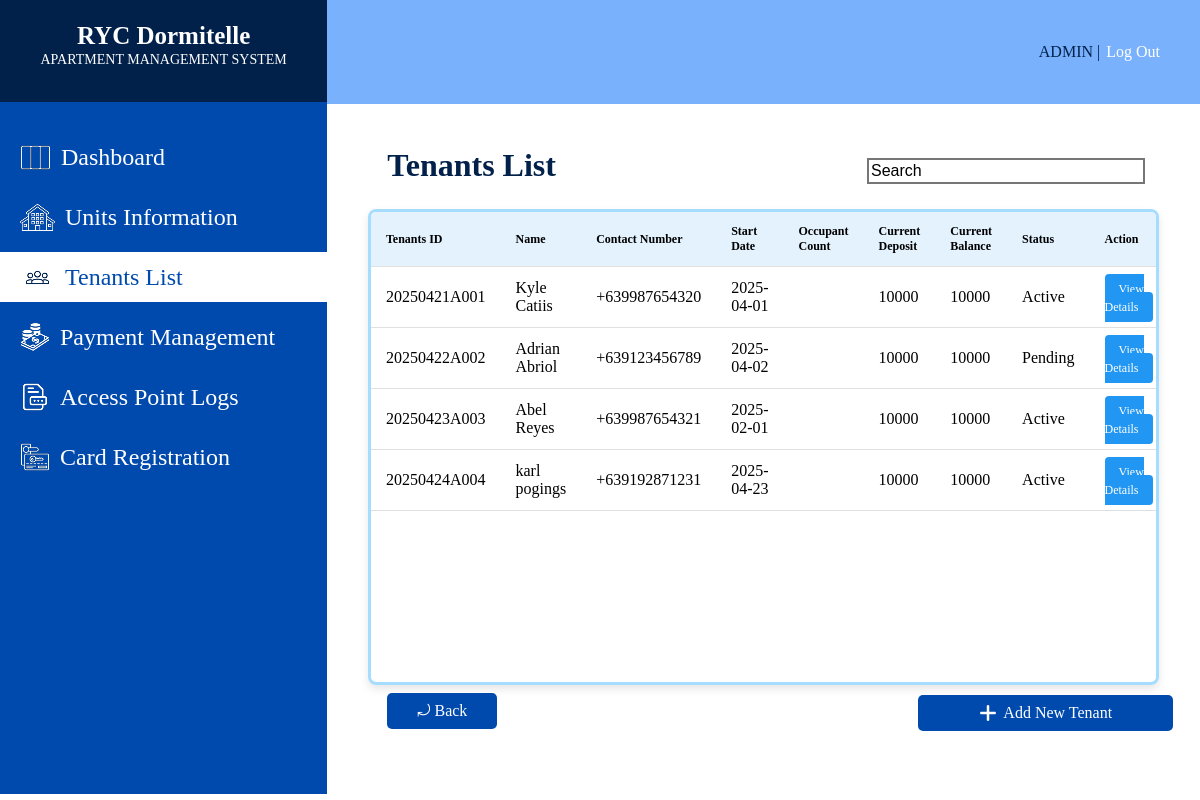
Page /TENANTSLIST.php on the earlier database version.
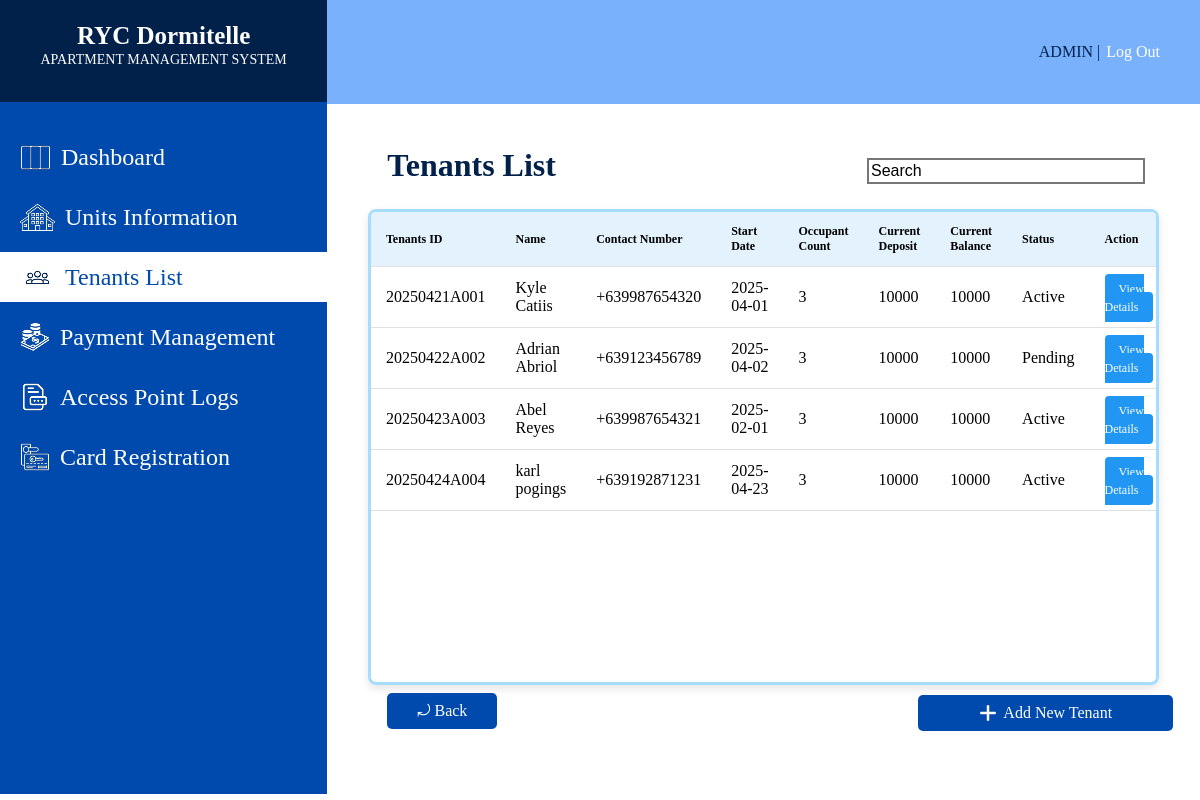
Same page on the later database version.
### tables this page shows
CREATE TABLE `tenants` (
  `tenant_ID` varchar(12) NOT NULL,
  `tenant_name` varchar(15) NOT NULL,
  `contact_number` varchar(13) NOT NULL,
  `email` varchar(30) NOT NULL,
  `emergency_contact_name` varchar(25) NOT NULL,
  `emergency_contact_num` varchar(13) NOT NULL,
  `tenant_image` varchar(255) NOT NULL
);

CREATE TABLE `tenant_unit` (
  `tenant_ID` varchar(12) NOT NULL,
  `unit_no` varchar(10) NOT NULL,
  `lease_start_date` date NOT NULL,
  `lease_end_date` date NOT NULL,
  `occupant_count` smallint(2) NOT NULL,
  `deposit` mediumint(6) NOT NULL,
  `balance` mediumint(6) NOT NULL,
  `lease_payment_due` varchar(30) NOT NULL,
  `lease_status` varchar(10) NOT NULL
);

### TENANTSLIST.php (the view, shortened to what this page needs)
<?php
require_once 'db_connect.php';
$sql = "SELECT tenants.tenant_ID, tenant_name, contact_number, tenant_unit.lease_start_date, tenant_unit.occupant_count,
        tenant_unit.deposit, tenant_unit.balance, tenant_unit.lease_status
        FROM tenants
        INNER JOIN tenant_unit
        ON tenants.tenant_ID = tenant_unit.tenant_ID";
$result = $conn->query($sql);
?>
<!DOCTYPE html>
<html lang="en">
<head>
</head>
<body>
    <div class="sideBar">
        <div class="systemTitle">
            <h1>RYC Dormitelle</h1>
            <p>APARTMENT MANAGEMENT SYSTEM</p>
        </div>
        <div class="sidebarContent">
            <div class="card">
                <a href="DASHBOARD.php" class="changeicon">
                    <img src="sidebarIcons/DashboardIconWht.png" alt="Dashboard Icon" class="DsidebarIcon" style="margin-right: 10px;">
                    Dashboard
                </a>
            </div>
            <div class="card">
                <a href="UNITSINFORMATION.php">
                    <img src="sidebarIcons/UnitsInfoIconWht.png" alt="Units Information Icon" class="UIsidebarIcon" style="margin-right: 10px;">
                    Units Information</a>
            </div>
            <div class="card">
                <a href="TENANTSLIST.php" style="background-color: #FFFF; color: #004AAD;">
                    <img src="sidebarIcons/TenantsInfoIcon.png" alt="Tenants Information Icon" class="THsidebarIcon" style="margin-right: 10px;">
                    Tenants List</a>
            </div>
            <div class="card">
                <a href="PAYMENTMANAGEMENT.php">
                    <img src="sidebarIcons/PaymentManagementIconWht.png" alt="Payment Management Icon" class="PMsidebarIcon" style="margin-right: 10px;">
                    Payment Management</a>
            </div>
            <div class="card">
                <a href="ACCESSPOINTLOGS.php">
                    <img src="sidebarIcons/AccesspointIconWht.png" alt="Access Point Logs Icon" class="APLsidebarIcon" style="margin-right: 10px;">
                    Access Point Logs</a>
            </div>
            <div class="card">
                <a href="CARDREGISTRATION.php">
                    <img src="sidebarIcons/CardregisterIconWht.png" alt="Card Registration Icon" class="CGsidebarIcon" style="margin-right: 10px;">
                    Card Registration</a>
            </div>
        </div>
    </div>
        <div class="mainBody">
            <div class="header">
                <div class="headerContent">
                    <a href="ADMINPROFILE.php" class="adminTitle">ADMIN</a>
                    <p class="adminLogoutspace">&nbsp;|&nbsp;</p>
                    <a href="ADMINLOGIN.php" class="logOutbtn">Log Out</a>
                </div>
            </div>
            <div class="mainContent">
        <div class="tenantHistoryHead">
            <h4>Tenants List</h4>
            <input type="text" placeholder="Search" class="searbar">
        </div>
        <div class="table-container">
            <div class="table-scroll">
                <table>
                    <thead>
                        <tr>
                            <th id="tenant_ID">Tenants ID</th>
                            <th id="tenant_name">Name</th>
                            <th id="contact_number">Contact Number</th>
                            <th id="lease_status">Start Date</th>
                            <th id="occupant_count">Occupant Count</th>
                            <th id="deposit">Current Deposit</th>
                            <th id="balance">Current Balance</th>
                            <th id="lease_start_date">Status</th>
                            <th>Action</th>
                        </tr>
                    </thead>
                    <tbody>
                        <?php
                        if ($result->num_rows > 0) {
                            while ($row = $result->fetch_assoc()) {
                                echo "<tr>";
                                echo "<td>" . htmlspecialchars($row["tenant_ID"]) . "</td>";
                                echo "<td>" . htmlspecialchars($row["tenant_name"]) . "</td>";
                                echo "<td>" . htmlspecialchars($row["contact_number"]) . "</td>";
                                echo "<td>" . htmlspecialchars($row["lease_start_date"]) . "</td>";
                                echo "<td>". htmlspecialchars($row["occupant_count"]) . "</td>";
                                echo "<td>". htmlspecialchars($row["deposit"]) . "</td>";
                                echo "<td>". htmlspecialchars($row["balance"]) . "</td>";
                                echo "<td>" . htmlspecialchars($row["lease_status"]) . "</td>";
                                echo '<td><a href="TENANTINFORMATION.php?tenant_ID=' . urlencode($row["tenant_ID"]) . '" class="action-btn">View Details</a></td>';
                                echo "</tr>";
                            }
                        } else {
                            echo "<tr><td colspan='6'>No tenants found.</td></tr>";
                        }
                        ?>
                    </tbody>
                </table>
            </div>
        </div>
    </div>
            <div class="footbtnContainer">
                <a href="DASHBOARD.php" class="backbtn">&#10558; Back</a>
                <a href="TENANTPROFILECREATION.php" class="addtenantbtn">
                    <img src="UnitsInfoIcons/pluswht.png" alt="Plus Sign" class="addtenantbtnIcon">
                    Add New Tenant</a>
            </div>
        </div>
</body>
</html>

### TENANTSLIST.php (style rules this page uses)
body { display: flex; margin: 0; background-color: #FFFF; }
.sideBar { width: 450px; height: 100%; background-color: #01214B; }
.systemTitle { text-align: center; height: 10vh; padding-bottom: 5.3px; }
.systemTitle h1 { font-size: 25px; font-family: Inria Serif; align-items: center; position: relative; top: 5px; color: #FFFF; }
.systemTitle p { font-size: 14px; font-family: Inria Serif; position: relative; bottom: 10px; color: #FFFF; }
.sidebarContent { padding-top: 20px; height: 84vh; background-color: #004AAD; display: block; }
.card { width: 100%; height: 50px; display: flex; margin: 10px 0px 10px; align-items: center; justify-content: center; }
.card a { margin: auto 0px auto 0px; font-size: 24px; padding-left: 20px; font-weight: 500; display: flex; text-decoration: none; align-items: center; color: #01214B; height: 100%; width: 100%; background-color: #004AAD; color: white; }
.mainBody { width: 100vw; height: 100%; background-color: white; }
.header { height: 13vh; width: 100%; background-color: #79B1FC; display: flex; justify-content: end; align-items: center; }
.headerContent { margin-right: 40px; display: flex; justify-content: center; align-items: center; }
.adminTitle { font-size: 16px; color: #01214B; position: relative; text-decoration: none; }
.adminLogoutspace { font-size: 16px; color: #01214B; position: relative; text-decoration: none; }
.logOutbtn { font-size: 16px; color: #FFFF; position: relative; margin-left: 2px; text-decoration: none; }
.mainContent { height: 100%; width: 100%; margin: 0px auto; background-color: #FFFF; }
.tenantHistoryHead { display: flex; justify-content: space-between; width: 100%; align-items: center; }
.tenantHistoryHead h4 { color: #01214B; font-size: 32px; margin-left: 60px; height: 20px; align-items: center; }
.searbar { height: 20px; width: 270px; margin-right: 55px; border-style: solid; font-size: 16px; position: relative; top: 14px; }
::placeholder { color: #000000; opacity: 1; }
.table-container { max-width: 90%; margin: 0 auto; border: 3px solid #A6DDFF; border-radius: 8px; height: 470px; overflow: hidden; box-shadow: 0 4px 8px rgba(0,0,0,0.1); }
.table-scroll { max-height: 500px; overflow-y: auto; scrollbar-width: none; }
table { width: 100%; border-collapse: collapse; border-color: #A6DDFF; background-color: white; }
th, td { padding: 12px 15px; text-align: left; border-bottom: 1px solid #e0e0e0; }
th { background-color: #e3f2fd; font-weight: bold; position: sticky; top: 0; z-index: 1; font-size: 12px; }
.action-btn { background-color: #2196f3; color: white; border: none; padding: 8px 14px; border-radius: 4px; cursor: pointer; text-decoration: none; font-size: 12px; }
.footbtnContainer { width: 90%; height: 20px; margin-left: 60px; display: flex; position: relative; top: 38px; justify-content: space-between; align-items: center; }
.backbtn { height: 36px; width: 110px; position: relative; display: flex; align-items: center; justify-content: center; bottom: 22px; background-color: #004AAD; color: #FFFFFF; text-decoration: none; border-radius: 5px; }
.addtenantbtn { height: 36px; width: 255px; position: relative; display: flex; align-items: center; justify-content: center; bottom: 20px; background-color: #004AAD; color: #FFFFFF; text-decoration: none; border-radius: 5px; }
.addtenantbtnIcon { height: 20px; width: 20px; margin-right: 5px; }

Differences in the rows shown:
changed through a linked row, tenants "Kyle Catiis": tenant_unit.occupant_count (not shown) → "3"
changed through a linked row, tenants "Adrian Abriol": tenant_unit.occupant_count (not shown) → "3"
changed through a linked row, tenants "Abel Reyes": tenant_unit.occupant_count (not shown) → "3"
changed through a linked row, tenants "karl pogings": tenant_unit.occupant_count (not shown) → "3"
